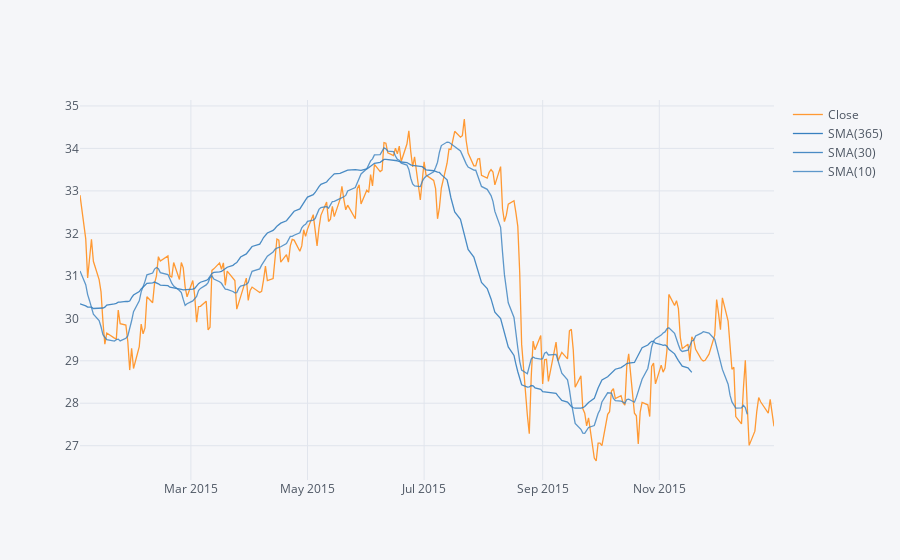

Notebook code cell kept with this figure:
### Code cell
# Simple Moving Averages plot of Morgan Stanley for the year 2015
MS['Close'].loc['2015-01-01':'2016-01-01'].ta_plot(study='sma', periods=[365,30,10],title='Simple Moving Averages')

### Figure 1 — Plotly figure (JSON) as saved in the notebook; plotly's stock layout.template omitted (floating-point values rounded to 4 significant figures; data arrays with more than 128 entries replaced by an {"elided": "..."} marker saying what was removed)
{"data": [{"line": {"color": "rgba(255, 153, 51, 1.0)", "dash": "solid", "shape": "linear", "width": 1.3}, "mode": "lines", "name": "Close", "text": "", "type": "scatter", "x": {"elided": "252 str values"}, "y": {"elided": "252 float values"}}, {"line": {"color": "rgba(55, 128, 191, 1.0)", "dash": "solid", "shape": "linear", "width": 1.3}, "mode": "lines", "name": "SMA(365)", "text": "", "type": "scatter", "x": {"elided": "252 str values"}, "y": {"elided": "252 str values"}}, {"line": {"color": "rgba(55, 128, 191, 0.8999999999999999)", "dash": "solid", "shape": "linear", "width": 1.3}, "mode": "lines", "name": "SMA(30)", "text": "", "type": "scatter", "x": {"elided": "252 str values"}, "y": {"elided": "252 mixed values"}}, {"line": {"color": "rgba(55, 128, 191, 0.7999999999999998)", "dash": "solid", "shape": "linear", "width": 1.3}, "mode": "lines", "name": "SMA(10)", "text": "", "type": "scatter", "x": {"elided": "252 str values"}, "y": {"elided": "252 mixed values"}}], "layout": {"legend": {"bgcolor": "#F5F6F9", "font": {"color": "#4D5663"}}, "paper_bgcolor": "#F5F6F9", "plot_bgcolor": "#F5F6F9", "title": {"font": {"color": "#4D5663"}}, "xaxis": {"gridcolor": "#E1E5ED", "showgrid": true, "tickfont": {"color": "#4D5663"}, "title": {"font": {"color": "#4D5663"}, "text": ""}, "zerolinecolor": "#E1E5ED"}, "yaxis": {"gridcolor": "#E1E5ED", "showgrid": true, "tickfont": {"color": "#4D5663"}, "title": {"font": {"color": "#4D5663"}, "text": ""}, "zerolinecolor": "#E1E5ED"}}}
